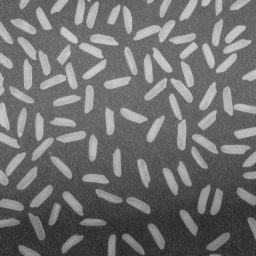
#> input picture lab_4/rice.png, 256 x 256 px
$ jupyter execute 04_thresholding_hw.ipynb
#> lines starting #> are read from the running program, lines starting #| are printed output that depends on the picture; after the words box and inside, x2 and y2 are one past the last pixel; in counts of white or black regions, pixels touching at a corner belong together
# Binaryzacja

### Zadanie domowe - binaryzacja adaptacyjna w oknach z interpolacją.

Pokazana w ramach podstawowej części ćwiczenia binaryzacja adaptacyjna działa dobrze, ale jest dość złożona obliczeniowo (choć oczywiście należy mieć świadomość, że implementację można zoptymalizować i wyeliminować pewne powtarzające się obliczenia).
Zbliżone rozwiązanie można również realizować w nieco innym wariancie - w oknach.
Ogólna idea jest następująca: wejściowy obraz dzielimy na nienachodzące (rozłączne) okna - wygodnie jest założyć, że są one kwadratowe i o rozmiarze będącym potęgą liczby 2.
W każdym z okien obliczamy próg - niech to będzie średnia i stosujemy do binaryzacji lokalnej.
Jak nietrudno się domyślić efekt nie będzie dobry, gdyż na granicach okien wystąpią artefakty.
Aby je wyeliminować należy zastosować interpolację, co zostanie szczegółowo opisane poniżej.
Warto zaznaczyć, że podobny mechanizm interpolacji stosowany jest w poznanym wcześniej algorytmie CLAHE.
Zainteresowane osoby odsyłam do artykułu na [Wikipedii](https://en.wikipedia.org/wiki/Adaptive_histogram_equalization) oraz do artykułu o metodzie CLAHE - Zuiderveld, Karel. “Contrast Limited Adaptive Histograph Equalization.” Graphic Gems IV. San Diego: Academic Press Professional, 1994. 474–485.

Na początek zaimplementujemy wariant metody bez interpolacji:
1. Wczytaj obraz _rice.png_.
2. W dwóch pętlach `for`, dla okien o ustalonym wymiarze $W$ (potęga 2), oblicz średnią:
- pętle powinny mieć krok $W$,
- wynik (tj. średnie) należy zapisać w pomocniczej tablicy,
- przydatny operator to `//` - dzielenie całkowitoliczbowe (*floor division*).

3. W kolejnych dwóch pętlach `for` (tym razem o kroku 1) przeprowadź binaryzację z wyznaczonymi progami.
   Tu oczywiście należy się sprytnie odwołać do wyników z tablicy pomocniczej.
   Wyświetl wyniki - czy jest on poprawny?
   Podpowiedź - błędy lepiej widać dla mniejszego rozmiaru okna (np. 16 x 16).

[cell 1]
import os
import numpy as np
import cv2
import matplotlib.pyplot as plt

if not os.path.exists("rice.png") :
    !wget https://raw.githubusercontent.com/vision-agh/poc_sw/master/04_Thresholding/rice.png --no-check-certificate
rice = cv2.imread('rice.png', cv2.IMREAD_GRAYSCALE)
#> rice is the input picture: shape (256, 256); min 40, max 204, mean 111.4
plt.gray()
plt.imshow(rice)
plt.xticks([])
plt.yticks([])
plt.title("rice.png")
plt.show()
def adaptive_without_inte(img,k):
#> called with k = 4
    W = 2**k
    imgV2 = np.zeros(img.shape)
    for i in range(0,256,W):
        for j in range(0,256,W):
            imgV2[i:i+W,j:j+W] = img[i:i+W,j:j+W].mean() < img[i:i+W,j:j+W]
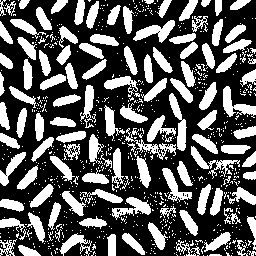
#> imgV2: shape (256, 256) float64; values 0 (black) and 1 (white), 35.5% white; 744 white regions (626 under 20 px), largest, box (x1, y1, x2, y2) and area: (223, 86, 256, 118) 427, (169, 93, 187, 151) 427, (133, 20, 175, 43) 425
    return imgV2
k = 4
plt.imshow(adaptive_without_inte(rice,k))
plt.xticks([])
plt.yticks([])
plt.title("rice.png adaptive binaryzation\n without interpolation")
plt.show()

4. Rozwiązaniem problemu artefaktów na obrazie jest zastosowanie interpolacji.
   Próg binaryzacji dla danego okna wyliczany jest na podstawie progów z sąsiednich okien.


   Koncepcja została przedstawiona na powyższym rysunku.
   Możliwe są 3 przypadki:
   - piksel leży w rogach obrazu (kolor czerwony) - wtedy za próg przyjmuje się wartość średniej obliczonej dla danego okna,
   - piksel leży na krawędzi obrazu (kolor zielony) - wtedy za próg przyjmuje się wartość obliczoną na podstawie średnich z dwóch sąsiednich okien,
   - piksel leży w środku (kolor fioletowy) - wtedy próg jest obliczany na podstawie 4 sąsiednich okien.

   Uwaga. Proszę zwrócić uwagę, że sprawa jest dość złożona.
   Obraz dzielimy na okna (dla nich liczymy średnią) i następnie każde z okien "wirtualnie" na cztery sub-okna (linie przerywane).
   To ułatwia znalezienie środków okien (czarne kwadraty), które są wykorzystywane w interpolacji.

5. Implementujemy interpolację.
   Potrzebujemy do tego znać progi (jeden, dwa lub cztery), ale dla przejrzystości obliczeń lepiej zawsze przyjąć cztery oraz odległości od rozważnego piksela do środka sąsiednich okien (też w ogólnym przypadku 4):
   - całość sprowadza się do określania pozycji piksela,
   - na początek rozważmy przypadek czterech narożników (kolor czerwony na rysunku) - trzeba napisać `if`, który je wyznaczy,
   - warto sprawdzić, czy nie popełniliśmy błędu i np. tymczasowo do obrazu wynikowego w tym miejscu przypisać wartość 255. Efekt powinien być taki, że widoczne będą tylko narożniki.
   - drugi przypadek do brzegi (kolor zielony) - postępujemy podobnie jak przy narożnikach, przy czym osobno wydzielamy brzegi pionowe i poziome. Tu też warto sobie obrazek "pokolorować".
   - na koniec wyznaczamy piksele w środku.
   - analizując poprawność proszę zwrócić uwagę na to, żeby nie było przerw pomiędzy obszarami.
   - mając podział możemy dla każdego z obszarów wyliczyć cztery progi ($t11, t12, t21, t22$):
        - dla narożników wartość ta będzie identyczna i wynosi po prostu `t11 =t[jT][iT]`, gdzie `iT=i//W` oraz `jT=j//W`.
          Uwaga. Proszę używać indeksów tymczasowych $jT,iT$, gdyż będą potrzebne w dalszych obliczeniach.
        - dla brzegów pionowych występują dwie wartości: okno bieżące i sąsiednie.
          Wyznaczenie współrzędnej poziomej jest proste (jak dla narożników).
          Nad współrzędną pionową trzeba się chwilę zastanowić - aby nie rozważać wielu przypadków można od bieżącej współrzędnej odjąć połowę rozmiaru okna i dopiero później wykonać dzielenie przez rozmiar okna.
          W ten sposób otrzymujemy indeks okna o mniejszej współrzędnej.
          Indeks drugiego uzyskamy dodając 1.
          Proszę się zastanowić dlaczego to działa - najlepiej to sobie rozrysować.
        - dla brzegów poziomych należy postąpić analogicznie,
        - obliczenia dla obszaru wewnątrz powinny być już oczywiste.
   - kolejny krok to wyliczenie odległości pomiędzy rozważanym pikselem, a czterema środkami.
     Przykładowo dla osi X wygląda to następująco: `dX1 = i - W/2 - iT*W` oraz `dX2 = (iT+1)*W - i-W/2`.
     Dla osi Y analogicznie.
     Ponownie proszę się zastanowić dlaczego to jest poprawne - najlepiej to sobie narysować.
   - ostatni krok to interpolacja dwuliniowa.
     Wykonamy ją w trzech krokach:
     - interpolacja w osi X dla dwóch górnych okien - sprowadza się ona do średniej ważonej pomiędzy wartościami $t11$ i $t12$, przy czym wagi to odpowiednio $dX2/W$ i $dX1/W$.
       Ponownie na podstawie rysunku proszę to przemyśleć.
     - interpolacja w osi X dla dolnych okien jest analogiczna,
     - interpolacja w osi Y również jest analogiczna, z tym, że wejściem są dwa wyniki interpolacji w poziomie.

6. "Kropka nad i" to oczywiście binaryzacja z wyznaczonym poprzez interpolację progiem - proszę dobrać rozmiar okna.
7. Na koniec proszę porównać na wspólnym rysunku poznane metody binaryzacji:
- Otsu,
- lokalna na podstawie średniej,
- lokalna Sauvoli,
- lokalna w oknach bez interpolacji,
- lokalna w oknach z interpolacją.

Proszę pod porównaniem, w osobnej sekcji *markdown*, krótko skomentować uzyskane wyniki.

[cell 2]
def adaptive_with_inte(img,k):
#> called with k = 4
    W = 2**k
    imgV2 = np.zeros(img.shape)
    tab = [[]]
    for i in range(0,256,W):
        for j in range(0,256,W):
            tab[i//W].append(img[i:i+W,j:j+W].mean())
        tab.append([])
#> after the loop, tab = 17 items
    tab.pop(-1)
    tab = np.array(tab,dtype='uint8')

    ## rogi obrazu
    for i in range(img.shape[0]):
        for j in range(img.shape[0]):
            jT = j//W
            iT = i//W
            if ((i > img.shape[0] - W//2 - 1) and (j > img.shape[0] - W//2 - 1)) or ((i < W//2 + 1) and (j < W//2 + 1)) or ((i > img.shape[0] - 1 - W//2) and (j < W//2 + 1)) or ((i < W//2 + 1) and (j > img.shape[0] - 1 - W//2)):
                imgV2[i,j] = tab[iT,jT] < img[i,j]
            elif (j > img.shape[0] - W//2 - 1) or ((j < W//2 + 1)):
                ## pion
                ## miejsza wsp
                iT = (i-W//2)//W
                dY1 = i - W/2 - iT*W
                dY2 = (iT+1)*W - (i - W/2)
                imgV2[i,j] = float(float(dY1+1)/float(W)*tab[iT,jT]+float(dY2)/float(W)*tab[iT,jT]) < img[i,j]
            elif (i > img.shape[0] - 1 - W//2) or (i < W//2 + 1):
                ## poziom
                ## miejsza wsp
                jT = (j-W//2)//W
                dX1 = j - W/2 - jT*W
                dX2 = (jT+1)*W - (j - W/2)
                imgV2[i,j] = float(float(dX1)/float(W)*tab[iT,jT+1]+float(dX2)/float(W)*tab[iT,jT]) < img[i,j]
            else:
                iT = (i-W//2)//W
                dY1 = i - W/2 - iT*W
                dY2 = (iT+1)*W - (i - W/2)
                jT = (j-W//2)//W
                dX1 = j - W/2 - jT*W
                dX2 = (jT+1)*W - (j - W/2)
                imgV2[i,j] = float(float(dX1)/float(W)*float(dY1)/float(W)*tab[iT+1,jT+1]+float(dX2)/float(W)*float(dY2)/float(W)*tab[iT,jT] + float(dX1)/float(W)*float(dY2)/float(W)*tab[iT,jT+1]+float(dX2)/float(W)*float(dY1)/float(W)*tab[iT+1,jT]) < img[i,j]
                pass
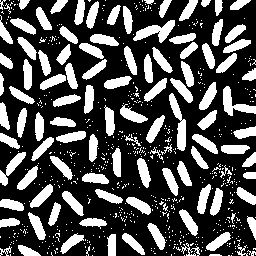
#> imgV2: shape (256, 256) float64; values 0 (black) and 1 (white), 31.1% white; 652 white regions (544 under 20 px), largest, box (x1, y1, x2, y2) and area: (133, 20, 175, 43) 430, (169, 93, 186, 151) 429, (223, 86, 256, 116) 389
    ## ramka

    return imgV2
k = 4
plt.imshow(adaptive_with_inte(rice,k))
plt.xticks([])
plt.yticks([])
plt.title("rice.png adaptive binaryzation\n with interpolation")
plt.show()

[cell 3]
def binaryzation(img, threshold):
    bin_img = (threshold < img).astype('uint8')
    return bin_img
def Otsu(img):
    img_hist = cv2.calcHist([img], [0], None, [256], [0,256])/(img.shape[0]*img.shape[1])
#> img_hist = 256 values, max 0.0242 at index 104, min 0 at index 0, mean 0.00391
    img_hist = np.squeeze(img_hist)
    img_hist_cum_norm = img_hist.cumsum()
#> img_hist_cum_norm = 256 values from 0 to 1
    img_mean = img.mean()
#> img_mean = 111.4
    pi = img_hist  #np.arange(256)
#> pi has the same summary as img_hist
    sigma_B = np.zeros(256)
    m = 0.0
    k = 0
    for i in range(256):
        m += i*pi[i]
        if 0<img_hist_cum_norm[i]<1:
            sigma_B[i] = (img_mean*img_hist_cum_norm[i] - m)**2/(img_hist_cum_norm[i]*(1-img_hist_cum_norm[i]))
        if sigma_B[k] < sigma_B[i]:
            k = i
#> this loop made 256 passes
#> m on passes 1 to 3: 0, 0, 0
#> after the loop, k = 131; m = 111.4; sigma_B = 256 values, max 1310.7 at index 131, min 0 at index 0, mean 535.8
    return k
def automatic_binaryzacion_otsu(img):
    k = Otsu(img)
#> k = 131
    return binaryzation(img,k)
#> in binaryzation, `bin_img = (threshold < img).astype('uint8')`:
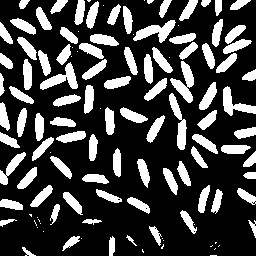
#> bin_img: shape (256, 256); values 0 (black) and 1 (white), 25.8% white; 121 white regions (30 under 20 px), largest, box (x1, y1, x2, y2) and area: (170, 61, 194, 103) 451, (133, 20, 176, 43) 437, (40, 62, 78, 90) 427

def local_binaryzation(img,W):
#> called with W = 16
    half = (W-1)//2
    half_2 = (W-1) - half
    res = np.array([[ img[i-half:i+half_2,j-half:j+half_2].mean()<img[i,j]  for j in range(half,img.shape[1]-half_2)]for i in range(half,img.shape[0]-half_2)])
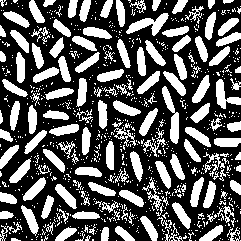
#> res: shape (241, 241) bool; 35.4% white; 840 white regions (697 under 20 px), largest, box (x1, y1, x2, y2) and area: (126, 13, 169, 36) 409, (162, 86, 179, 144) 408, (216, 79, 241, 109) 323
    return res

def local_binaryzation_std(img,W,R,k):
#> called with W = 16, R = 128, k = 0.2
    half = (W-1)//2
    half_2 = (W-1) - half
    res = np.array([[ (img[i-half:i+half_2,j-half:j+half_2].mean()*(1-x) if (x:=k*((img[i-half:i+half_2,j-half:j+half_2].std()/R)-1)) < 0 else img[i-half:i+half_2,j-half:j+half_2].mean()*(1+x))<img[i,j]  for j in range(half,img.shape[1]-half_2)]for i in range(half,img.shape[0]-half_2)])
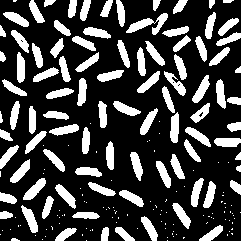
#> res: shape (241, 241) bool; 25.5% white; 191 white regions (99 under 20 px), largest, box (x1, y1, x2, y2) and area: (126, 13, 168, 35) 348, (23, 178, 46, 200) 230, (21, 205, 38, 233) 225
    return res
W = 2**k

fig,ax = plt.subplots(3,2)
fig.set_size_inches(16,24)
ax[0,0].imshow(rice)
ax[0,0].set_title("orginal picture")
ax[0,0].set_xticks([])
ax[0,0].set_yticks([])
ax[0,1].imshow(automatic_binaryzacion_otsu(rice))#
ax[0,1].set_title("Otsu binaryzation")
ax[0,1].set_xticks([])
ax[0,1].set_yticks([])
ax[1,0].imshow(local_binaryzation(rice,W))
ax[1,0].set_title("local mean binaryzation")
ax[1,0].set_xticks([])
ax[1,0].set_yticks([])
ax[1,1].imshow(local_binaryzation_std(rice,W, 128, 0.2))
ax[1,1].set_title("Sauvola's binaryzation")
ax[1,1].set_xticks([])
ax[1,1].set_yticks([])
ax[2,0].imshow(adaptive_without_inte(rice,k))
ax[2,0].set_title("adaptive binaryzation without interpolation")
ax[2,0].set_xticks([])
ax[2,0].set_yticks([])
ax[2,1].imshow(adaptive_with_inte(rice,k))
ax[2,1].set_title("adaptive binaryzation with interpolation")
ax[2,1].set_xticks([])
ax[2,1].set_yticks([])
plt.suptitle("rice.png binaryzation techniques")
plt.show()

$ run again, with lab_4/catalogue.png copied over lab_4/rice.png
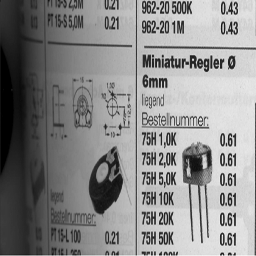
#> input picture lab_4/catalogue.png, 256 x 256 px
#> rice is the input picture: shape (256, 256); min 0, max 251, mean 138
#> after the loop in adaptive_without_inte, `for i in range(0,256,W):`:
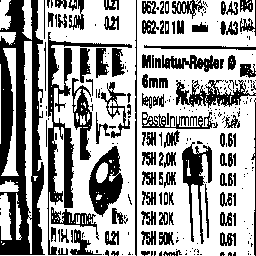
#> imgV2: shape (256, 256) float64; values 0 (black) and 1 (white), 63.2% white; 270 black regions (167 under 20 px), largest, box (x1, y1, x2, y2) and area: (0, 0, 45, 255) 6496, (47, 32, 132, 255) 2555, (89, 146, 123, 217) 1302
#> after the loop in adaptive_with_inte, `for i in range(0,256,W):`: tab = 17 items
#> img_hist = 256 values, max 0.0154 at index 0, min 0 at index 243, mean 0.00391
#> img_hist_cum_norm = 256 values from 0.0154 to 1
#> img_mean = 138
#> pi has the same summary as img_hist
#> the loop in Otsu, `for i in range(256):` made 256 passes
#> m on passes 1 to 3: 0, 0.000244, 0.000671
#> after the loop in Otsu, `for i in range(256):`: k = 128; m = 138; sigma_B = 256 values, max 3771.9 at index 128, min 0 at index 251, mean 2237.4
#> in automatic_binaryzacion_otsu, `k = Otsu(img)`: k = 128
#> bin_img: shape (256, 256); values 0 (black) and 1 (white), 57.5% white; 157 black regions (59 under 20 px), largest, box (x1, y1, x2, y2) and area: (0, 0, 132, 255) 19671, (88, 146, 123, 216) 1434, (182, 142, 212, 243) 1013
#> in local_binaryzation_std, `res = np.array([[ (img[i-half:i+half_2,j-half:j+half_2].mean()*(1-x) i..`:
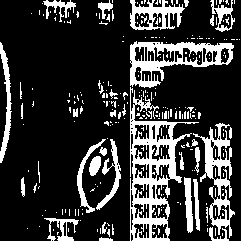
#> res: shape (241, 241) bool; 21.5% white; 267 white regions (233 under 20 px), largest, box (x1, y1, x2, y2) and area: (130, 87, 199, 241) 3333, (130, 41, 234, 88) 1881, (193, 123, 235, 238) 1490
